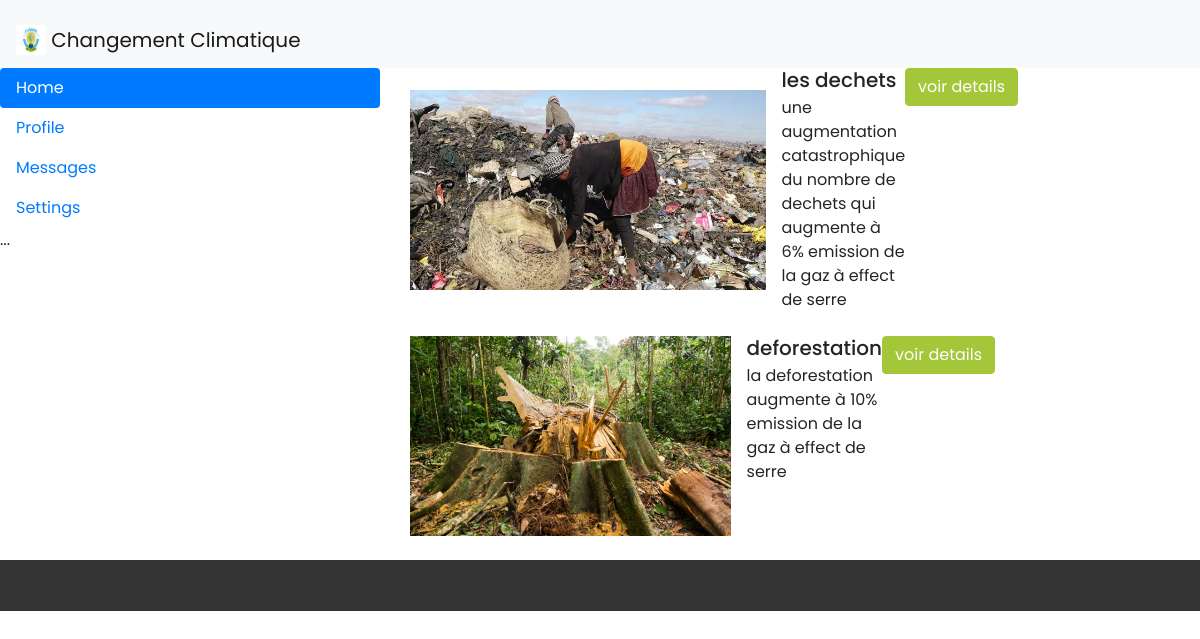
/pageAcceuil.php, run on the app's committed database.
### tables this page shows
create table blog(
    idBlog int not null primary key AUTO_INCREMENT,
    categorie varchar(100),
    nomBlog varchar(100),
    descriptionBlog text,
    imageBlog varchar(100)
);

### fonction.php (called while the page is built, shortened)
<?php
     function selectAllBlog(){
        $con=mysqli_connect('localhost','root','root','demo');
        $sql = " select * from blog";
        $req =mysqli_query($con,$sql);
        $data= array();
        while($row= mysqli_fetch_assoc($req) ){
            $data[ ]=$row;
        }
        return $data;
     }
?>

### pageAcceuil.php (the view, shortened to what this page needs)
<?php
    include('fonction.php');
    $data = selectAllBlog();
?>
<!DOCTYPE html>
<html lang="en">
  <head>
    <link href="vendor/bootstrap/css/bootstrap.min.css" rel="stylesheet">
    <link rel="stylesheet" href="assets/css/fontawesome.css">
    <link rel="stylesheet" href="assets/css/style.css">
    <link rel="stylesheet" href="assets/css/owl.css">
  </head>
  <body>
    <nav class="navbar navbar-light bg-light">
      <a class="navbar-brand" href="#">
        <img src="image/logo.jpg" width="30" height="30" class="d-inline-block align-top" alt="">
         Changement Climatique
      </a>
    </nav>
<div class="row">
    <div class="col-4">
      <div class="nav flex-column nav-pills" id="v-pills-tab" role="tablist" aria-orientation="vertical">
        <a class="nav-link active" id="v-pills-home-tab" data-toggle="pill" href="#v-pills-home" role="tab" aria-controls="v-pills-home" aria-selected="true">Home</a>
        <a class="nav-link" id="v-pills-profile-tab" data-toggle="pill" href="#v-pills-profile" role="tab" aria-controls="v-pills-profile" aria-selected="false">Profile</a>
        <a class="nav-link" id="v-pills-messages-tab" data-toggle="pill" href="#v-pills-messages" role="tab" aria-controls="v-pills-messages" aria-selected="false">Messages</a>
        <a class="nav-link" id="v-pills-settings-tab" data-toggle="pill" href="#v-pills-settings" role="tab" aria-controls="v-pills-settings" aria-selected="false">Settings</a>
      </div>
      <div class="tab-content" id="v-pills-tabContent">
          <div class="tab-pane fade show active" id="v-pills-home" role="tabpanel" aria-labelledby="v-pills-home-tab">...</div>
      </div>
    </div>
    <div class="col-6">
<?php   for($i=0;$i < count($data) ; $i++){ ?>
  <ul class="list-unstyled">
  <li class="media">
    <img class="align-self-center mr-3" src="image/<?php echo $data[$i]['imageBlog']?>" width="400" height="200" alt="Generic placeholder image">
    <div class="media-body">
      <h5 class="mt-0 mb-1"><?php echo $data[$i]['nomBlog']?></h5>
          <?php echo $data[$i]['descriptionBlog']?>
    </div>
        <a href="http://localhost/AWebS6Client/cause-<?php echo $data[$i]['idBlog'].'.html'?>" class="btn btn-primary">voir details</a>
  </li>
  </ul>
  <?php }?>
    </div>
</div>
<div class="sub-footer">
      <div class="container">
        <div class="row">
          <div class="col-md-12">
          </div>
        </div>
      </div>
    </div>
  </body>
</html>

### assets/css/style.css (style rules this page uses)
body { font-family: 'Poppins', sans-serif; overflow-x: hidden; text-rendering: optimizeLegibility; -webkit-font-smoothing: antialiased; -moz-osx-font-smoothing: grayscale; }
a { text-decoration: none!important; }
ul { padding: 0; margin: 0; list-style: none; }
h1,h2,h3,h4,h5,h6 { margin: 0px; }
.navbar .navbar-brand { float: left; margin-top: 12px; outline: none; }
*, *:before, *:after { -webkit-box-sizing: border-box; box-sizing: border-box; -webkit-font-smoothing: antialiased; -moz-osx-font-smoothing: grayscale; }
.btn-primary { border-color: #a4c639; background-color: #a4c639; }
.sub-footer { background-color: #343434; text-align: center; padding: 25px 0px; }

### data on the page
blog: imageBlog (picture), nomBlog "les dechets", descriptionBlog "une augmentation catastrophique du nombre de dechets qui augmente à 6% emission de la gaz à effect de serre"
blog: imageBlog (picture), nomBlog "deforestation", descriptionBlog "la deforestation augmente à 10% emission de la gaz à effect de serre"
